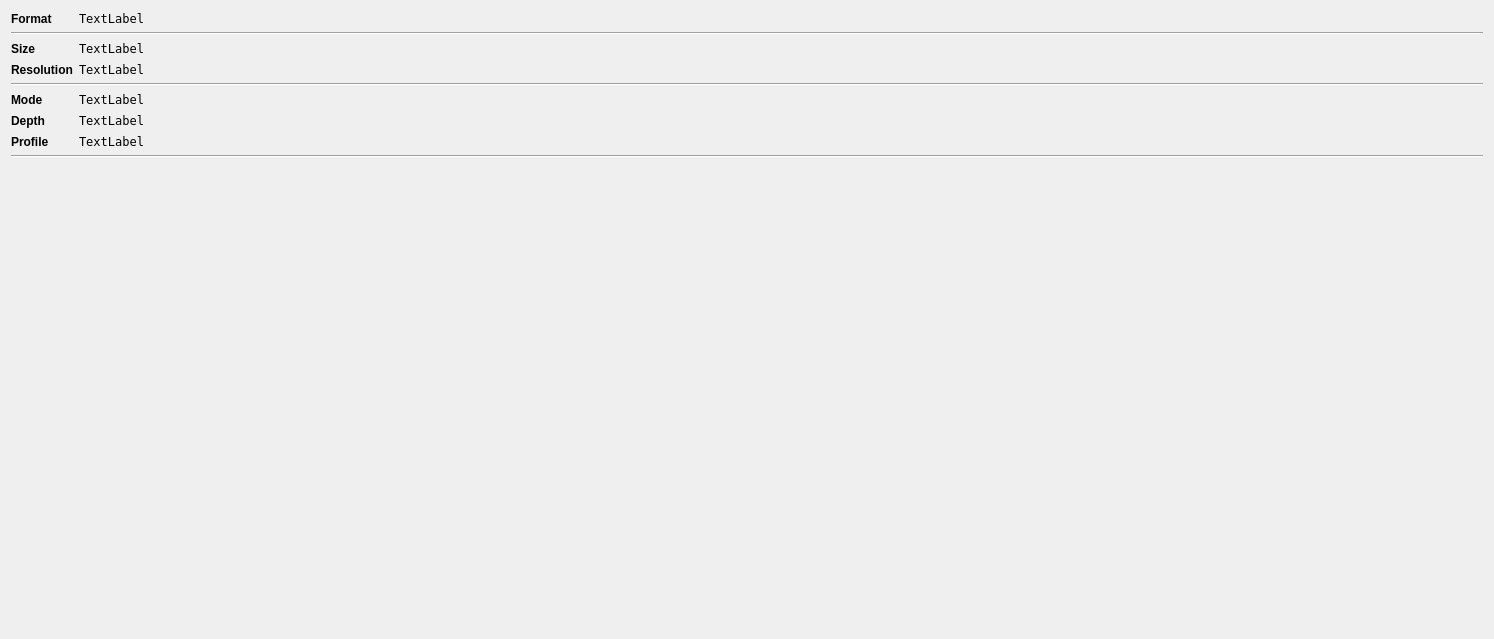
                                 <widget class="QWidget" name="scrollAreaWidgetContentsNfoImage">
                                  <property name="geometry">
                                   <rect>
                                    <x>0</x>
                                    <y>0</y>
                                    <width>1494</width>
                                    <height>639</height>
                                   </rect>
                                  </property>
                                  <layout class="QFormLayout" name="formLayout">
                                   <property name="verticalSpacing">
                                    <number>6</number>
                                   </property>
                                   <item row="0" column="0">
                                    <widget class="QLabel" name="label">
                                     <property name="font">
                                      <font>
                                       <weight>75</weight>
                                       <bold>true</bold>
                                      </font>
                                     </property>
                                     <property name="text">
                                      <string>Format</string>
                                     </property>
                                    </widget>
                                   </item>
                                   <item row="0" column="1">
                                    <widget class="QLabel" name="lblImgFormat">
                                     <property name="font">
                                      <font>
                                       <family>DejaVu Sans Mono</family>
                                      </font>
                                     </property>
                                     <property name="text">
                                      <string>TextLabel</string>
                                     </property>
                                    </widget>
                                   </item>
                                   <item row="1" column="0" colspan="2">
                                    <widget class="Line" name="line_3">
                                     <property name="orientation">
                                      <enum>Qt::Horizontal</enum>
                                     </property>
                                    </widget>
                                   </item>
                                   <item row="2" column="0">
                                    <widget class="QLabel" name="label_2">
                                     <property name="font">
                                      <font>
                                       <weight>75</weight>
                                       <bold>true</bold>
                                      </font>
                                     </property>
                                     <property name="text">
                                      <string>Size</string>
                                     </property>
                                    </widget>
                                   </item>
                                   <item row="2" column="1">
                                    <widget class="QLabel" name="lblImgSize">
                                     <property name="font">
                                      <font>
                                       <family>DejaVu Sans Mono</family>
                                      </font>
                                     </property>
                                     <property name="text">
                                      <string>TextLabel</string>
                                     </property>
                                    </widget>
                                   </item>
                                   <item row="3" column="0">
                                    <widget class="QLabel" name="label_9">
                                     <property name="font">
                                      <font>
                                       <weight>75</weight>
                                       <bold>true</bold>
                                      </font>
                                     </property>
                                     <property name="text">
                                      <string>Resolution</string>
                                     </property>
                                    </widget>
                                   </item>
                                   <item row="3" column="1">
                                    <widget class="QLabel" name="lblImgResolution">
                                     <property name="font">
                                      <font>
                                       <family>DejaVu Sans Mono</family>
                                      </font>
                                     </property>
                                     <property name="text">
                                      <string>TextLabel</string>
                                     </property>
                                    </widget>
                                   </item>
                                   <item row="4" column="0" colspan="2">
                                    <widget class="Line" name="line_4">
                                     <property name="orientation">
                                      <enum>Qt::Horizontal</enum>
                                     </property>
                                    </widget>
                                   </item>
                                   <item row="5" column="0">
                                    <widget class="QLabel" name="label_8">
                                     <property name="font">
                                      <font>
                                       <weight>75</weight>
                                       <bold>true</bold>
                                      </font>
                                     </property>
                                     <property name="text">
                                      <string>Mode</string>
                                     </property>
                                    </widget>
                                   </item>
                                   <item row="5" column="1">
                                    <widget class="QLabel" name="lblImgMode">
                                     <property name="font">
                                      <font>
                                       <family>DejaVu Sans Mono</family>
                                      </font>
                                     </property>
                                     <property name="text">
                                      <string>TextLabel</string>
                                     </property>
                                    </widget>
                                   </item>
                                   <item row="6" column="0">
                                    <widget class="QLabel" name="label_6">
                                     <property name="font">
                                      <font>
                                       <weight>75</weight>
                                       <bold>true</bold>
                                      </font>
                                     </property>
                                     <property name="text">
                                      <string>Depth</string>
                                     </property>
                                    </widget>
                                   </item>
                                   <item row="6" column="1">
                                    <widget class="QLabel" name="lblImgDepth">
                                     <property name="font">
                                      <font>
                                       <family>DejaVu Sans Mono</family>
                                      </font>
                                     </property>
                                     <property name="text">
                                      <string>TextLabel</string>
                                     </property>
                                    </widget>
                                   </item>
                                   <item row="7" column="0">
                                    <widget class="QLabel" name="label_12">
                                     <property name="font">
                                      <font>
                                       <weight>75</weight>
                                       <bold>true</bold>
                                      </font>
                                     </property>
                                     <property name="text">
                                      <string>Profile</string>
                                     </property>
                                    </widget>
                                   </item>
                                   <item row="7" column="1">
                                    <widget class="QLabel" name="lblImgProfile">
                                     <property name="font">
                                      <font>
                                       <family>DejaVu Sans Mono</family>
                                      </font>
                                     </property>
                                     <property name="text">
                                      <string>TextLabel</string>
                                     </property>
                                    </widget>
                                   </item>
                                   <item row="8" column="0" colspan="2">
                                    <widget class="Line" name="lineImgExtraNfo">
                                     <property name="orientation">
                                      <enum>Qt::Horizontal</enum>
                                     </property>
                                    </widget>
                                   </item>
                                  </layout>
                                 </widget>
